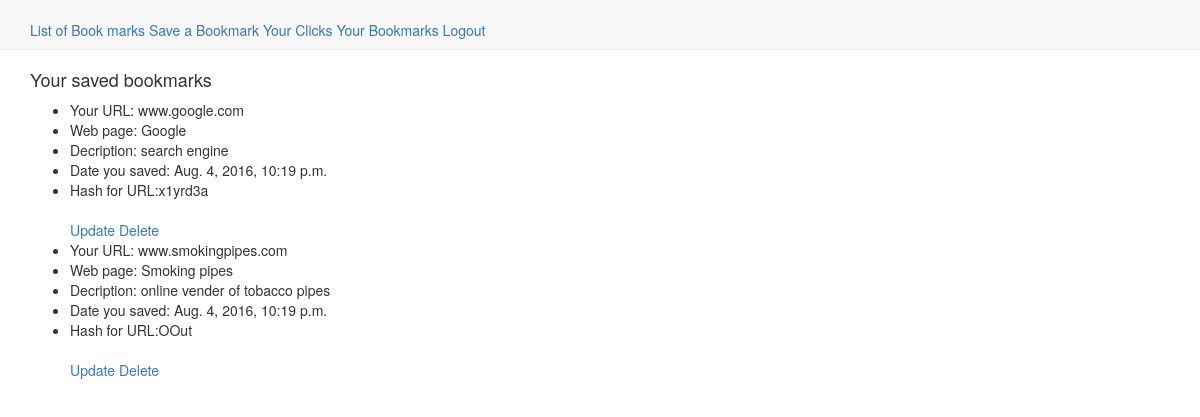
Page /mybookmarks/ (signed in) on the committed database.
### urlbook/models.py (models this page shows, shortened)
class BookMark(models.Model):
    url = models.CharField(max_length=50)
    title = models.CharField(max_length=50)
    description = models.CharField(max_length=80)
    enterdate = models.DateTimeField(auto_now_add=True)
    uniqueid = models.CharField(max_length=20)
    appuser = models.ForeignKey(User)

### urlbook/views.py (the view)
# urls.py: url(r'^mybookmarks/$', MyBookMarkView.as_view(), name="my_bookmark_view"),
class MyBookMarkView(LoginRequiredMixin, ListView):
    login_url = "/login/"
    template_name = "my_bookmarks.html"
    model = BookMark
    def get_queryset(self):
        return BookMark.objects.filter(appuser=self.request.user)
    class Meta:
        ordering = ['-created']

### templates/my_bookmarks.html
{% extends "base.html" %}
{% block content %}
<div class="container">
<br>
<br>
<br>
<h4>Your saved bookmarks</h4>
<ul>
{% for item in object_list %}
    <li>Your URL: {{ item.url }}</li>
    <li>Web page: {{ item.title }}</li>
    <li>Decription: {{ item.description }}</li>
    <li>Date you saved: {{ item.enterdate }}</li>
    <li>Hash for URL:{{ item.uniqueid }}</li>
    <br>
    <a href="{% url 'bookmark_update' item.id %}">Update</a>
    <a href="{% url 'bookmark_delete' item.id %}">Delete</a>
{% endfor %}
</ul>
</div>
{% endblock %}

### rows in the picture
BookMark: url "www.google.com", title "Google", description "search engine", enterdate "Aug. 4, 2016, 10:19 p.m.", uniqueid "x1yrd3a"
BookMark: url "www.smokingpipes.com", title "Smoking pipes", description "online vender of tobacco pipes", enterdate "Aug. 4, 2016, 10:19 p.m.", uniqueid "OOut"
